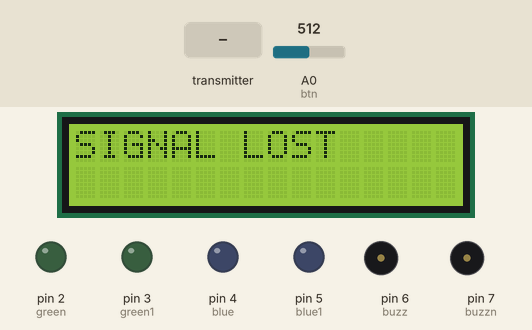
Recording of a sketch running on a simulated Arduino Uno, built with avr-gcc and run on an emulated ATmega328P. Shown: 16×2 character LCD, output pins drawn as LEDs (lit = HIGH), buzzer (waves = sounding, pin HIGH). Inputs (shaded band) come from the test bench; at power-on: A0 (btn) = 512. No radio packets arrive unless stated; what the sketch prints to the serial monitor is not drawn.

Above: at 4.2 s.
4.3 s: the transmitter starts sending mq4a = 0
At 5.6 s:
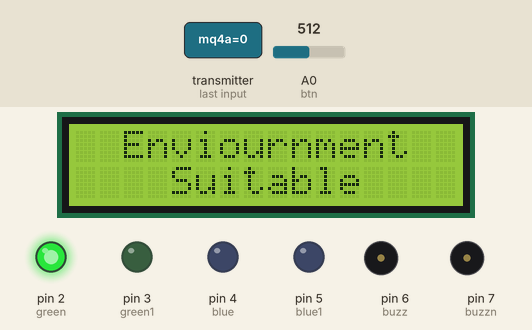
5.9 s: A0 (btn) set to 943
7.6 s: A0 (btn) set to 968
At 8.6 s:
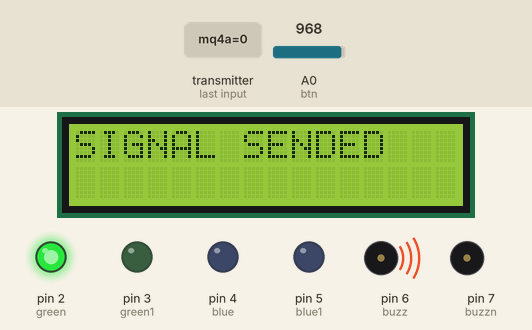
10.3 s: A0 (btn) set to 940
At 11.0 s:
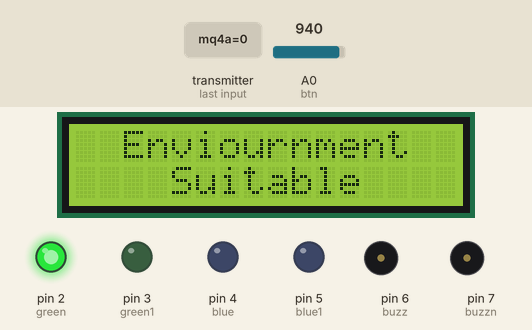
11.9 s: the transmitter starts sending mq135a = 25
At 13.1 s:
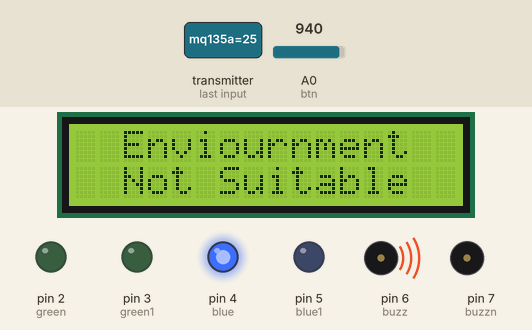
13.9 s: A0 (btn) set to 960
At 14.75 s:
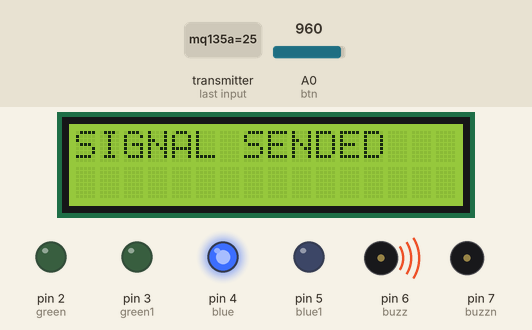
Timing chart, 0 to 17.3 s (numbered marks = the images above; inputs shaded):
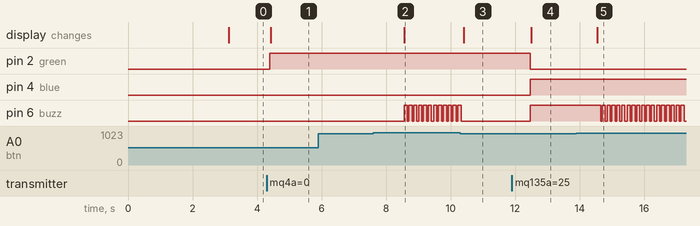

The sketch:

supervisor_side.ino
```cpp
#include <Wire.h>
#include <SPI.h>
#include <RF24.h>
#include <LiquidCrystal_I2C.h>
LiquidCrystal_I2C lcd(0x27, 16, 2);
#define green 2
#define green1 3
#define blue 4
#define blue1 5
#define buzz 6
#define buzzn 7
int btn = A0;
float data;
int e = 100;
RF24 radio(9, 10);
//const byte address[6] = "00002";
int q=1;

void setup() {
  pinMode(green, OUTPUT);
  pinMode(green1, OUTPUT);
  pinMode(blue, OUTPUT);
  pinMode(blue1, OUTPUT);
  pinMode(buzz, OUTPUT);
  pinMode(buzzn, OUTPUT);
  pinMode(btn, INPUT);

  digitalWrite(green1, LOW);
  digitalWrite(blue1, LOW);
  digitalWrite(buzzn, LOW);


  Serial.begin(9600);

  radio.begin();
  radio.openReadingPipe(1, 0xF0F0F0F0E1LL);
  radio.setPALevel(RF24_PA_MAX);
  radio.startListening();

  lcd.begin(16, 2);
  lcd.backlight();
  lcd.setCursor(0, 0);
  lcd.print("  Toxic Gasses");
  lcd.setCursor(0, 1);
  lcd.print("Monitring System");
  delay(3000);
}
struct SensorData {
    float mq4a;
    float mq135a;
    float mq136a;
    // Add more sensor variables as needed
};

SensorData obj;

void loop() {
  radio.write(&q, sizeof(q));
  btn = analogRead(A0);
  if (btn > 950) {
    lcd.clear();
    lcd.print("SIGNAL SENDED");
    radio.openWritingPipe(0xF0F0F0F0E1LL);
    radio.stopListening();
    radio.write(&e, sizeof(e));
    Serial.println(e);
    digitalWrite(buzz, HIGH);
    delay(100);
    digitalWrite(buzz, LOW);
    delay(50);
    digitalWrite(buzz, HIGH);
    delay(100);
    digitalWrite(buzz, LOW);
    delay(50);
    digitalWrite(buzz, HIGH);
    delay(100);
    digitalWrite(buzz, LOW);
    delay(50);
    digitalWrite(buzz, HIGH);
    delay(100);
    digitalWrite(buzz, LOW);
    delay(50);
    digitalWrite(buzz, HIGH);
    delay(100);
    digitalWrite(buzz, LOW);
    delay(50);
    digitalWrite(buzz, HIGH);
    delay(100);
    digitalWrite(buzz, LOW);
    delay(50);
    radio.startListening();
    radio.openReadingPipe(1, 0xF0F0F0F0E1LL);
  }
  else {

    radio.startListening();
    while (!radio.available()) {
      lcd.clear();
      lcd.print("SIGNAL LOST");
      digitalWrite(blue, LOW);
      digitalWrite(green, LOW);
      delay(200);
    }


    radio.read(&obj, sizeof(obj));
    float mq4a = obj.mq4a;
    float mq135a= obj.mq135a;
    float mq136a= obj.mq136a;
    Serial.println(mq4a);
    Serial.println(mq135a);
    Serial.println(mq136a);


    lcd.clear();
    lcd.print(data);
     if ((mq4a > 20) || (mq135a > 20) || (mq136a > 20)) {
        digitalWrite(buzz, HIGH);
        digitalWrite(blue, HIGH);
        digitalWrite(green, LOW);
        lcd.clear();
        lcd.setCursor(0, 0);
        lcd.print("  Enviournment");
        lcd.setCursor(0, 1);
        lcd.print("  Not Suitable");
        delay(1000);
      }
      else {
        digitalWrite(buzz, LOW);
        digitalWrite(blue, LOW);
        digitalWrite(green, HIGH);
        lcd.clear();
        lcd.setCursor(0, 0);
        lcd.print("  Enviournment");
        lcd.setCursor(0, 1);
        lcd.print("    Suitable");
        delay(1000);
      }
  }
}
```

Measured:
- the behaviour switches between 950 and 951 on A0 (btn) (found by bisection; images 1 and 2)
- after the input at 4.3 s, pin 2 (green): LOW → HIGH after 0.09 s; the display: changes after 0.12 s (image 1)
- after the input at 5.9 s, every drawn part: stays the same
- after the input at 7.6 s, pin 6 (buzz): alternates HIGH for 0.10 s and LOW for 0.05 s, starting after 0.96 s; the display: changes after 0.96 s (image 2)
- after the input at 10.3 s, pin 6 (buzz): goes on until 10.3 s, then stays LOW; the display: changes after 0.11 s (image 3)
- after the input at 11.9 s, pin 2 (green): HIGH → LOW after 0.56 s; pin 4 (blue), pin 6 (buzz): LOW → HIGH after 0.56 s; the display: changes after 0.59 s (image 4)
- after the input at 13.9 s, pin 6 (buzz): alternates HIGH for 0.10 s and LOW for 0.05 s, starting after 0.75 s; the display: changes after 0.65 s (image 5)
